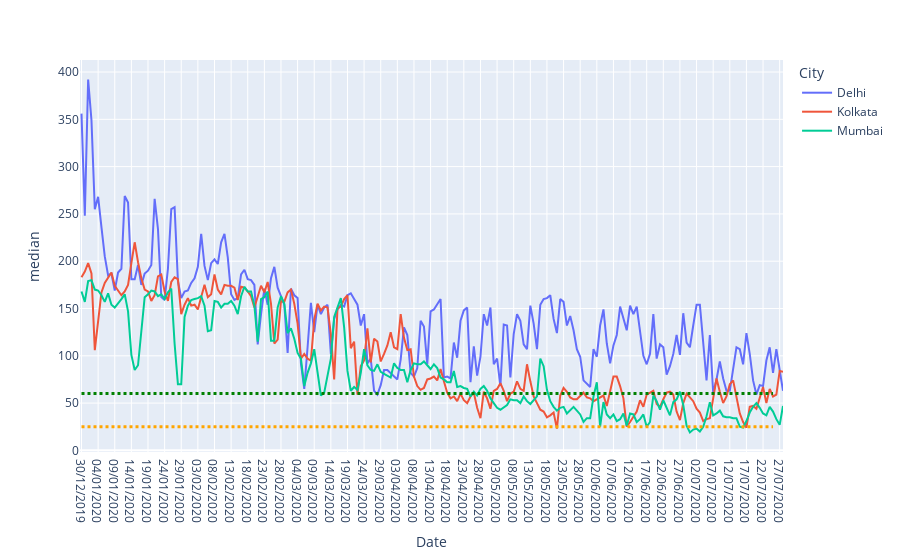

The cell this chart's notebook holds for it:
### Code cell
fig=px.line(dfc,x='Date',y='median',color='City')
fig.add_shape(type="line",
            x0='30/12/2019',
            y0=25,
            x1='25/07/2020',
            y1=25,
            line=dict(
                color="orange",
                width=3,
                dash="dot",
            ))
fig.add_shape(type="line",
            x0='30/12/2019',
            y0=60,
            x1='25/07/2020',
            y1=60,
            line=dict(
                color="green",
                width=3,
                dash="dot",
            ))
fig.show()
fig.write_image('pm2.5_line_chart_3.png')

### Figure 1 — Plotly figure (JSON) as saved in the notebook; plotly's stock layout.template omitted (floating-point values rounded to 4 significant figures; data arrays with more than 128 entries replaced by an {"elided": "..."} marker saying what was removed)
{"data": [{"hovertemplate": "City=Delhi<br>Date=%{x}<br>median=%{y}<extra></extra>", "legendgroup": "Delhi", "line": {"color": "#636efa", "dash": "solid"}, "mode": "lines", "name": "Delhi", "orientation": "v", "showlegend": true, "type": "scatter", "x": {"elided": "212 str values"}, "xaxis": "x", "y": {"elided": "212 int values"}, "yaxis": "y"}, {"hovertemplate": "City=Kolkata<br>Date=%{x}<br>median=%{y}<extra></extra>", "legendgroup": "Kolkata", "line": {"color": "#EF553B", "dash": "solid"}, "mode": "lines", "name": "Kolkata", "orientation": "v", "showlegend": true, "type": "scatter", "x": {"elided": "212 str values"}, "xaxis": "x", "y": {"elided": "212 int values"}, "yaxis": "y"}, {"hovertemplate": "City=Mumbai<br>Date=%{x}<br>median=%{y}<extra></extra>", "legendgroup": "Mumbai", "line": {"color": "#00cc96", "dash": "solid"}, "mode": "lines", "name": "Mumbai", "orientation": "v", "showlegend": true, "type": "scatter", "x": {"elided": "212 str values"}, "xaxis": "x", "y": {"elided": "212 int values"}, "yaxis": "y"}], "layout": {"autosize": true, "legend": {"title": {"text": "City"}, "tracegroupgap": 0}, "margin": {"t": 60}, "shapes": [{"line": {"color": "orange", "dash": "dot", "width": 3}, "type": "line", "x0": "30/12/2019", "x1": "25/07/2020", "y0": 25, "y1": 25}, {"line": {"color": "green", "dash": "dot", "width": 3}, "type": "line", "x0": "30/12/2019", "x1": "25/07/2020", "y0": 60, "y1": 60}], "xaxis": {"anchor": "y", "autorange": true, "domain": [0, 1], "range": [-1.555, 211], "title": {"text": "Date"}, "type": "category"}, "yaxis": {"anchor": "x", "autorange": true, "domain": [0, 1], "range": [-1.722, 412.7], "title": {"text": "median"}, "type": "linear"}}}
